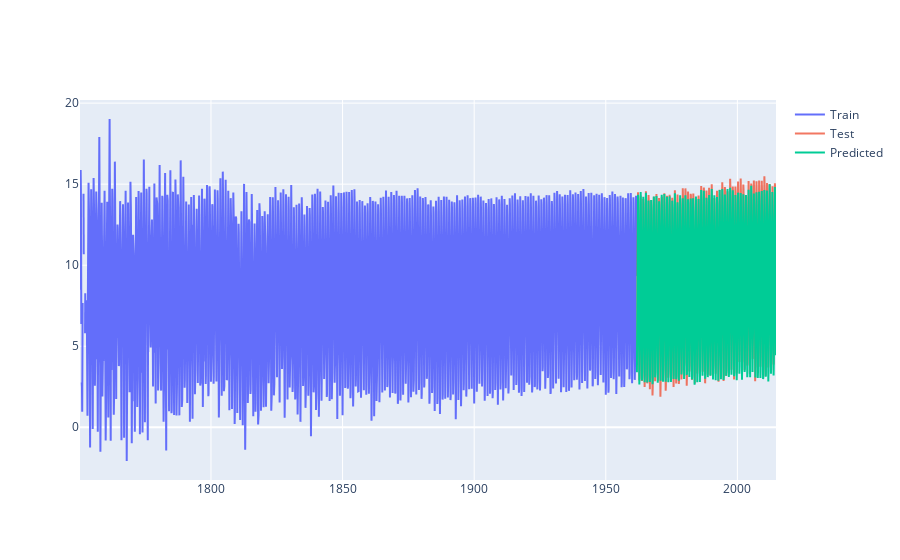

Notebook code cell kept with this figure:
### Code cell
X_plot_train = pd.DataFrame(X_train, columns=X.columns)
X_plot_train['dt'] = data_lagged[data_lagged.index < X_plot_train.shape[0]]['dt']
X_plot_train['LandAverageTemperature'] = y_train

X_plot_test = pd.DataFrame(X_test, columns=X.columns)
X_plot_test['dt'] = data_lagged[data_lagged.index >= X_plot_train.shape[0]]['dt'].reset_index(drop=True)
X_plot_test['LandAverageTemperature'] = y_test.reset_index(drop=True)

fig = go.Figure()
fig.add_trace(go.Scatter(x=X_plot_train['dt'], y=X_plot_train['LandAverageTemperature'], mode='lines', name='Train'))
fig.add_trace(go.Scatter(x=X_plot_test['dt'], y=X_plot_test['LandAverageTemperature'], mode='lines', name='Test', opacity=0.8))
fig.add_trace(go.Scatter(x=X_plot_test['dt'], y=y_pred, mode='lines', name='Predicted'))
fig.show()

### Figure 1 — Plotly figure (JSON) as saved in the notebook; plotly's stock layout.template omitted (floating-point values rounded to 4 significant figures; data arrays with more than 128 entries replaced by an {"elided": "..."} marker saying what was removed)
{"data": [{"mode": "lines", "name": "Train", "type": "scatter", "x": {"elided": "2542 str values"}, "y": {"elided": "2542 float values"}}, {"mode": "lines", "name": "Test", "opacity": 0.8, "type": "scatter", "x": {"elided": "635 str values"}, "y": {"elided": "635 float values"}}, {"mode": "lines", "name": "Predicted", "type": "scatter", "x": {"elided": "635 str values"}, "y": {"elided": "635 float values"}}], "layout": {}}
